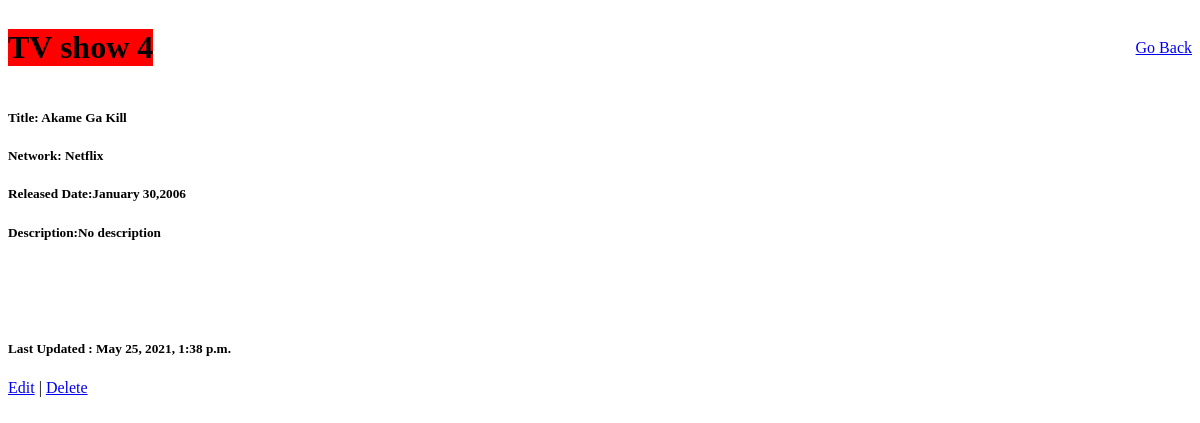
/shows/4, run on the app's committed database.
### tv_app/models.py (models this page shows)
class Show(models.Model):
    title = models.CharField(max_length=45)
    network = models.CharField(max_length=45)
    released_date = models.CharField(max_length=255)
    created_at = models.DateTimeField(auto_now_add=True)
    updated_at = models.DateTimeField(auto_now=True)
    description = models.TextField()

### tv_app/views.py (the view)
# urls.py: path('shows/<int:id>', views.tv_shows),
def tv_shows(request, id):
    context = {
        'row': Show.objects.get(id=id)
    }
    return render(request, "tv_shows.html", context)

### tv_app/templates/tv_shows.html (shortened to what this page needs)
<!DOCTYPE html>
<html lang="en">
<head>
    {% load static %}
    <link rel="stylesheet" href="{% static 'css/tv_shows_style.css' %}">
</head>
<body>
    <div class="box">
        <h1> TV show {{row.id}}</h1>
        <a href="/shows">Go Back</a>
    </div>
    <h5>Title: {{row.title}}</h5>
    <h5>Network: {{row.network}}</h5>
    <h5>Released Date:{{row.released_date}}</h5>
    <h5>Description:{{row.description}}</h5>
    <h5 class="marg">Last Updated : {{row.updated_at}}</h5>
    <a href="/shows/{{row.id}}/edit">Edit</a> | <a href="/delete/{{row.id}}">Delete</a>
</body>
</html>

### tv_app/static/css/tv_shows_style.css (style rules this page uses)
h1 { background-color: red; }
.marg { margin-top: 100px; }
.box { display: flex; align-items: center; justify-content: space-between; }

### data on the page
Show: id "4", title "Akame Ga Kill", network "Netflix", released_date "January 30,2006", description "No description", updated_at "May 25, 2021, 1:38 p.m."
